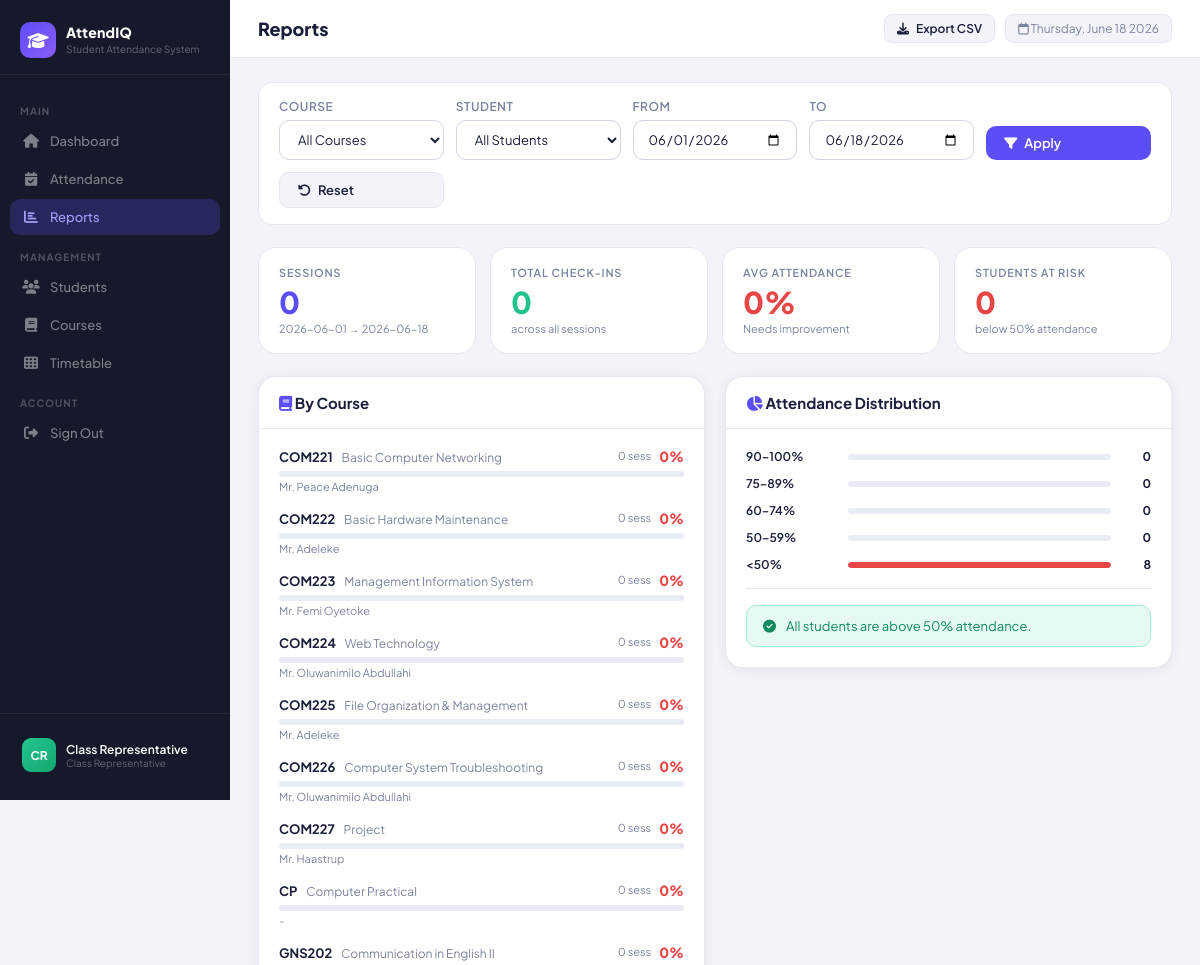
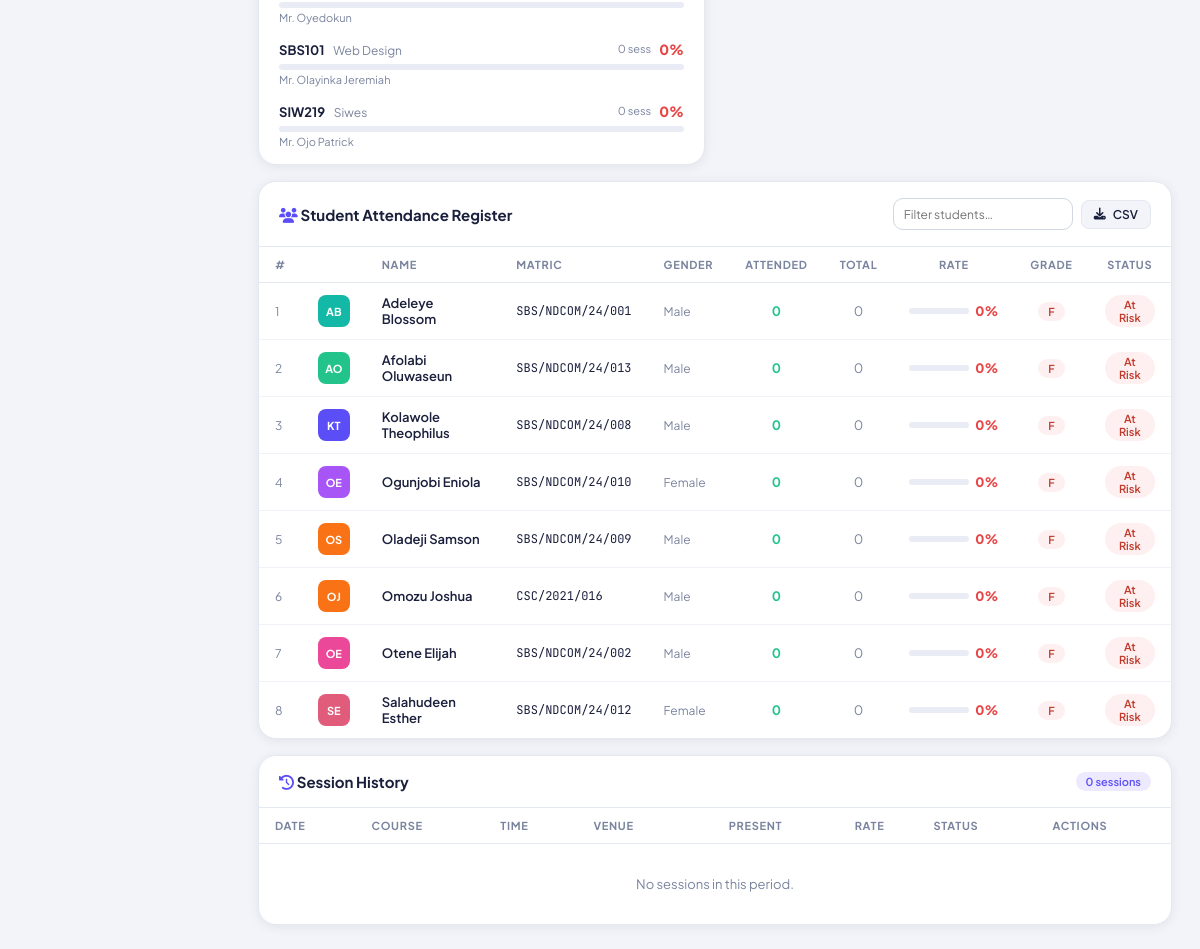
/admin/reports.php (signed in), run on the app's committed database (2 pictures, top to bottom).
### tables this page shows
CREATE TABLE `courses` (
  `id` int(11) NOT NULL,
  `code` varchar(20) NOT NULL,
  `title` varchar(120) NOT NULL,
  `units` tinyint(4) NOT NULL DEFAULT 3,
  `instructor` varchar(120) NOT NULL,
  `instructor_email` varchar(120) DEFAULT NULL,
  `semester` enum('First','Second') NOT NULL DEFAULT 'First',
  `session` varchar(12) NOT NULL DEFAULT '2024/2025',
  `is_active` tinyint(1) NOT NULL DEFAULT 1,
  `created_at` datetime DEFAULT current_timestamp()
);

CREATE TABLE `students` (
  `id` int(11) NOT NULL,
  `matric_no` varchar(40) NOT NULL,
  `full_name` varchar(120) NOT NULL,
  `email` varchar(120) DEFAULT NULL,
  `phone` varchar(20) DEFAULT NULL,
  `gender` enum('Male','Female','Other') DEFAULT 'Male',
  `is_active` tinyint(1) NOT NULL DEFAULT 1,
  `created_at` datetime DEFAULT current_timestamp()
);

### include/config.php (called while the page is built, shortened)
<?php
function initials(string $name): string {
    $parts = explode(' ', trim($name));
    $ini = '';
    foreach ($parts as $p) $ini .= strtoupper(substr($p, 0, 1));
    return substr($ini, 0, 2);
}

### admin/reports.php (the view, shortened to what this page needs)
<?php
require_once __DIR__ . '/../include/config.php';
require_once __DIR__ . '/../include/layout.php';
$db = db();
$filterCourse  = (int)($_GET['course_id'] ?? 0);
$filterStudent = (int)($_GET['student_id'] ?? 0);
$filterFrom    = $_GET['date_from'] ?? date('Y-m-01');
$filterTo      = $_GET['date_to']   ?? date('Y-m-d');
$students = $db->query('SELECT id, matric_no, full_name FROM students WHERE is_active=TRUE ORDER BY full_name')->fetchAll();
$totalStudents = $db->query('SELECT COUNT(*) FROM students WHERE is_active=TRUE')->fetchColumn();
$statSessions = $db->prepare('
    SELECT COUNT(*) FROM att_sessions s
    JOIN timetable t ON s.timetable_id=t.id
    WHERE s.session_date BETWEEN ? AND ?
    ' . ($filterCourse ? 'AND t.course_id=?' : ''));
$p = [$filterFrom, $filterTo];
$statSessions->execute($p);
$numSessions = $statSessions->fetchColumn();
$statPresence = $db->prepare('
    SELECT COUNT(*) FROM attendance a
    JOIN att_sessions s ON a.session_id=s.id
    JOIN timetable t ON s.timetable_id=t.id
    WHERE s.session_date BETWEEN ? AND ?
    ' . ($filterCourse ? 'AND t.course_id=?' : ''));
$statPresence->execute($p);
$numPresences = $statPresence->fetchColumn();
$avgRate = ($numSessions > 0 && $totalStudents > 0)
    ? round($numPresences / ($numSessions * $totalStudents) * 100)
    : 0;
$courseBreakdown = $db->prepare('
    SELECT c.id, c.code, c.title, c.instructor,
           COUNT(DISTINCT s.id) AS sessions,
           COUNT(a.id)          AS presences,
           ? AS total_students
    FROM courses c
    LEFT JOIN timetable t ON t.course_id=c.id
    LEFT JOIN att_sessions s ON s.timetable_id=t.id AND s.session_date BETWEEN ? AND ?
    LEFT JOIN attendance a ON a.session_id=s.id
    WHERE c.is_active=TRUE
    GROUP BY c.id
    ORDER BY c.code
');
$courseBreakdown->execute([$totalStudents, $filterFrom, $filterTo]);
$courseStats = $courseBreakdown->fetchAll();
$stuWhere   = '';
$stuParams2 = [$filterFrom, $filterTo];
$studentBreakdown = $db->prepare("
    SELECT st.id, st.matric_no, st.full_name, st.gender,
           COUNT(DISTINCT a.session_id) AS attended,
           (SELECT COUNT(DISTINCT s2.id) FROM att_sessions s2
            JOIN timetable t2 ON s2.timetable_id=t2.id
            WHERE s2.session_date BETWEEN ? AND ?
            " . ($filterCourse ? 'AND t2.course_id=?' : '') . "
           ) AS total_sess
    FROM students st
    LEFT JOIN attendance a ON a.student_id=st.id
    LEFT JOIN att_sessions s ON a.session_id=s.id AND s.session_date BETWEEN ? AND ?
    LEFT JOIN timetable t ON s.timetable_id=t.id
    {$stuWhere}
    WHERE st.is_active=TRUE
    GROUP BY st.id
    ORDER BY attended DESC, st.full_name
");
$finalParams = array_merge($stuParams2, [$filterFrom, $filterTo], ($filterCourse ? [$filterCourse] : []), ($filterStudent ? [$filterStudent] : []));
$studentBreakdown->execute($finalParams);
$studentStats = $studentBreakdown->fetchAll();
function rateGrade(int $pct): array {
    return ['F', 'badge-red'];
}
$colors = ['#5c4ef7','#22c48c','#3b8df9','#f5a524','#e84646','#a855f7','#e05c7a','#f97316','#14b8a6','#ec4899'];
function rColor(int $id, array $c): string { return $c[$id % count($c)]; }
?>
<form method="GET" style="background:#fff;border:1px solid var(--border);border-radius:14px;padding:16px 20px;margin-bottom:22px">
  <div style="display:grid;grid-template-columns:repeat(auto-fit,minmax(160px,1fr));gap:12px;align-items:end">
    <div class="form-group" style="margin:0">
      <label>Course</label>
      <select name="course_id">
        <option value="0">All Courses</option>
      </select>
    </div>
    <div class="form-group" style="margin:0">
      <label>Student</label>
      <select name="student_id">
        <option value="0">All Students</option>
      </select>
    </div>
    <div class="form-group" style="margin:0">
      <label>From</label>
      <input type="date" name="date_from" value="<?= $filterFrom ?>">
    </div>
    <div class="form-group" style="margin:0">
      <label>To</label>
      <input type="date" name="date_to" value="<?= $filterTo ?>">
    </div>
    <div>
      <button type="submit" class="btn btn-primary w-full"><i class="fa-solid fa-filter"></i> Apply</button>
    </div>
    <div>
      <a href="reports.php" class="btn btn-ghost w-full"><i class="fa-solid fa-rotate-left"></i> Reset</a>
    </div>
  </div>
</form>
<div class="stat-grid" style="grid-template-columns:repeat(4,1fr)">
  <div class="stat-card">
    <div class="stat-lbl">Sessions</div>
    <div class="stat-val c-brand"><?= $numSessions ?></div>
    <div class="stat-sub"><?= $filterFrom ?> → <?= $filterTo ?></div>
  </div>
  <div class="stat-card">
    <div class="stat-lbl">Total Check-ins</div>
    <div class="stat-val c-green"><?= $numPresences ?></div>
    <div class="stat-sub">across all sessions</div>
  </div>
  <div class="stat-card">
    <div class="stat-lbl">Avg Attendance</div>
    <div class="stat-val" style="color:<?= $avgRate>=70?'var(--green)':($avgRate>=50?'var(--amber)':'var(--red)') ?>"><?= $avgRate ?>%</div>
    <div class="stat-sub"><?= $avgRate>=70?'Healthy':'Needs improvement' ?></div>
  </div>
  <div class="stat-card">
    <div class="stat-lbl">Students At Risk</div>
    <?php $atRisk = count(array_filter($studentStats, fn($s)=>
        $s['total_sess']>0 && ($s['attended']/$s['total_sess'])<0.5));
    ?>
    <div class="stat-val c-red"><?= $atRisk ?></div>
    <div class="stat-sub">below 50% attendance</div>
  </div>
</div>
<div class="grid-2" style="align-items:start">
  <div class="card">
    <div class="card-header">
      <span class="card-title"><i class="fa-solid fa-book c-brand"></i> By Course</span>
    </div>
    <div style="padding:16px 20px;display:flex;flex-direction:column;gap:14px">
      <?php foreach ($courseStats as $c):
        $pct = ($c['sessions'] > 0 && $c['total_students'] > 0)
               ? round($c['presences'] / ($c['sessions'] * $c['total_students']) * 100) : 0;
        $barCol = $pct >= 70 ? 'var(--green)' : ($pct >= 50 ? 'var(--amber)' : 'var(--red)');
      ?>
      <div>
        <div style="display:flex;align-items:center;justify-content:space-between;margin-bottom:5px">
          <div>
            <span style="font-weight:700;font-size:13px"><?= htmlspecialchars($c['code']) ?></span>
            <span style="font-size:12px;color:var(--muted);margin-left:6px"><?= htmlspecialchars($c['title']) ?></span>
          </div>
          <div style="display:flex;align-items:center;gap:8px">
            <span style="font-size:11px;color:var(--muted)"><?= $c['sessions'] ?> sess</span>
            <span style="font-weight:800;font-size:14px;color:<?= $barCol ?>"><?= $pct ?>%</span>
          </div>
        </div>
        <div class="progress-bar-wrap">
        </div>
        <div style="font-size:11px;color:var(--muted);margin-top:3px"><?= htmlspecialchars($c['instructor']) ?></div>
      </div>
      <?php endforeach; ?>
    </div>
  </div>
  <div class="card">
    <div class="card-header">
      <span class="card-title"><i class="fa-solid fa-chart-pie c-brand"></i> Attendance Distribution</span>
    </div>
    <div style="padding:20px">
      <?php
      $brackets = ['90–100%'=>0,'75–89%'=>0,'60–74%'=>0,'50–59%'=>0,'<50%'=>0];
      foreach ($studentStats as $s) {
          $r = $s['total_sess']>0 ? ($s['attended']/$s['total_sess']*100) : 0;
          if     ($r >= 90) $brackets['90–100%']++;
          elseif ($r >= 75) $brackets['75–89%']++;
          elseif ($r >= 60) $brackets['60–74%']++;
          elseif ($r >= 50) $brackets['50–59%']++;
          else              $brackets['<50%']++;
      }
      $bColors = ['#22c48c','#3b8df9','#5c4ef7','#f5a524','#e84646'];
      $bi = 0;
      foreach ($brackets as $label => $count):
          $bPct = count($studentStats) > 0 ? round($count/count($studentStats)*100) : 0;
      ?>
      <div style="display:flex;align-items:center;gap:12px;margin-bottom:12px">
        <div style="width:90px;font-size:12px;font-weight:600;color:var(--text)"><?= $label ?></div>
        <div class="progress-bar-wrap">
          <div class="progress-bar" style="width:<?= $bPct ?>%;background:<?= $bColors[$bi] ?>"></div>
        </div>
        <div style="font-size:12px;font-weight:700;min-width:28px;text-align:right"><?= $count ?></div>
      </div>
      <?php $bi++; endforeach; ?>
      <div class="divider"></div>
      <?php if ($atRisk > 0): ?>
      <div class="alert alert-error" style="margin:0">
        <i class="fa-solid fa-triangle-exclamation"></i>
        <div><strong><?= $atRisk ?> student<?= $atRisk>1?'s are':' is' ?> at risk</strong> — below 50% attendance. Review the table below.</div>
      </div>
      <?php else: ?>
      <div class="alert alert-success" style="margin:0">
        <i class="fa-solid fa-circle-check"></i> All students are above 50% attendance.
      </div>
      <?php endif; ?>
    </div>
  </div>
</div>
<div class="card mt-4">
  <div class="card-header">
    <span class="card-title"><i class="fa-solid fa-users c-brand"></i> Student Attendance Register</span>
    <div style="display:flex;gap:8px;align-items:center">
      <input id="stu-search" placeholder="Filter students…" style="width:180px;padding:6px 10px;font-size:12px;height:32px"
             oninput="filterTable(this.value)">
      <a href="?export=1&course_id=<?= $filterCourse ?>&date_from=<?= $filterFrom ?>&date_to=<?= $filterTo ?>"
         class="btn btn-ghost btn-sm"><i class="fa-solid fa-download"></i> CSV</a>
    </div>
  </div>
  <div class="table-wrap">
    <table id="stu-table">
      <thead>
        <tr>
          <th>#</th><th></th><th>Name</th><th>Matric</th><th>Gender</th>
          <th style="text-align:center">Attended</th>
          <th style="text-align:center">Total</th>
          <th style="text-align:center">Rate</th>
          <th style="text-align:center">Grade</th>
          <th style="text-align:center">Status</th>
        </tr>
      </thead>
      <tbody>
        <?php foreach ($studentStats as $idx => $s):
          $rate = $s['total_sess'] > 0 ? round($s['attended'] / $s['total_sess'] * 100) : 0;
          [$grade, $gradeBadge] = rateGrade($rate);
          $rateColor = $rate >= 70 ? 'var(--green)' : ($rate >= 50 ? 'var(--amber)' : 'var(--red)');
          $col = rColor((int)$s['id'], $colors);
          $statusBadge = $rate >= 75 ? 'badge-green' : ($rate >= 50 ? 'badge-amber' : 'badge-red');
          $statusLabel = $rate >= 75 ? 'Good' : ($rate >= 50 ? 'Warning' : 'At Risk');
        ?>
        <tr data-name="<?= strtolower(htmlspecialchars($s['full_name'])) ?>"
            data-matric="<?= strtolower(htmlspecialchars($s['matric_no'])) ?>">
          <td class="text-muted text-sm"><?= $idx+1 ?></td>
          <td><div class="av av-sm" style="background:<?= $col ?>"><?= initials($s['full_name']) ?></div></td>
          <td style="font-weight:600"><?= htmlspecialchars($s['full_name']) ?></td>
          <td class="mono"><?= htmlspecialchars($s['matric_no']) ?></td>
          <td style="color:var(--muted);font-size:12px"><?= $s['gender'] ?></td>
          <td style="text-align:center;font-weight:700;color:var(--green)"><?= $s['attended'] ?></td>
          <td style="text-align:center;color:var(--muted)"><?= $s['total_sess'] ?></td>
          <td style="text-align:center">
            <div style="display:flex;align-items:center;justify-content:center;gap:6px">
              <div class="progress-bar-wrap" style="width:60px">
              </div>
              <span style="font-weight:800;font-size:13px;color:<?= $rateColor ?>"><?= $rate ?>%</span>
            </div>
          </td>
          <td style="text-align:center"><span class="badge <?= $gradeBadge ?>"><?= $grade ?></span></td>
          <td style="text-align:center"><span class="badge <?= $statusBadge ?>"><?= $statusLabel ?></span></td>
        </tr>
        <?php endforeach; ?>
      </tbody>
    </table>
  </div>
</div>
<div class="card mt-4">
  <div class="card-header">
    <span class="card-title"><i class="fa-solid fa-clock-rotate-left c-brand"></i> Session History</span>
    <span class="badge badge-brand"><?= $numSessions ?> sessions</span>
  </div>
  <div class="table-wrap">
    <?php
    $histParams = [$filterFrom, $filterTo];
    $histWhere  = '';
    $histStmt = $db->prepare("
        SELECT s.*, c.code, c.title, t.start_time, t.end_time, t.venue,
               COUNT(a.id) AS present_count
        FROM att_sessions s
        JOIN timetable t ON s.timetable_id=t.id
        JOIN courses c ON t.course_id=c.id
        LEFT JOIN attendance a ON a.session_id=s.id
        WHERE s.session_date BETWEEN ? AND ? {$histWhere}
        GROUP BY s.id
        ORDER BY s.session_date DESC, t.start_time DESC
        LIMIT 80
    ");
    $histStmt->execute($histParams);
    $sessions = $histStmt->fetchAll();
    ?>
    <table>
      <thead>
        <tr><th>Date</th><th>Course</th><th>Time</th><th>Venue</th>
            <th style="text-align:center">Present</th>
            <th style="text-align:center">Rate</th>
            <th>Status</th><th>Actions</th></tr>
      </thead>
      <tbody>
        <?php if (empty($sessions)): ?>
          <tr><td colspan="8" class="empty-state" style="padding:32px;text-align:center;color:var(--muted)">No sessions in this period.</td></tr>
        <?php endif; ?>
      </tbody>
    </table>
  </div>
</div>

### data on the page
courses: code "COM221", title "Basic Computer Networking", sessions "0", pct "0", instructor "Mr. Peace Adenuga"
courses: code "COM222", title "Basic Hardware Maintenance", sessions "0", pct "0", instructor "Mr. Adeleke"
courses: code "COM223", title "Management Information System", sessions "0", pct "0", instructor "Mr. Femi Oyetoke"
courses: code "COM224", title "Web Technology", sessions "0", pct "0", instructor "Mr. Oluwanimilo Abdullahi"
courses: code "COM225", title "File Organization & Management", sessions "0", pct "0", instructor "Mr. Adeleke"
courses: code "COM226", title "Computer System Troubleshooting", sessions "0", pct "0", instructor "Mr. Oluwanimilo Abdullahi"
courses: code "COM227", title "Project", sessions "0", pct "0", instructor "Mr. Haastrup"
courses: code "CP", title "Computer Practical", sessions "0", pct "0", instructor "-"
courses: code "GNS202", title "Communication in English II", sessions "0", pct "0", instructor "Mr. Oyedokun"
courses: code "SBS101", title "Web Design", sessions "0", pct "0", instructor "Mr. Olayinka Jeremiah"
courses: code "SIW219", title "Siwes", sessions "0", pct "0", instructor "Mr. Ojo Patrick"
students: full_name "AB", full_name "Adeleye Blossom", matric_no "SBS/NDCOM/24/001", gender "Male", attended "0", total_sess "0", rate "0", grade "F", statusLabel "At Risk"
students: full_name "AO", full_name "Afolabi Oluwaseun", matric_no "SBS/NDCOM/24/013", gender "Male", attended "0", total_sess "0", rate "0", grade "F", statusLabel "At Risk"
students: full_name "KT", full_name "Kolawole Theophilus", matric_no "SBS/NDCOM/24/008", gender "Male", attended "0", total_sess "0", rate "0", grade "F", statusLabel "At Risk"
students: full_name "OE", full_name "Ogunjobi Eniola", matric_no "SBS/NDCOM/24/010", gender "Female", attended "0", total_sess "0", rate "0", grade "F", statusLabel "At Risk"
students: full_name "OS", full_name "Oladeji Samson", matric_no "SBS/NDCOM/24/009", gender "Male", attended "0", total_sess "0", rate "0", grade "F", statusLabel "At Risk"
students: full_name "OJ", full_name "Omozu Joshua", matric_no "CSC/2021/016", gender "Male", attended "0", total_sess "0", rate "0", grade "F", statusLabel "At Risk"
students: full_name "OE", full_name "Otene Elijah", matric_no "SBS/NDCOM/24/002", gender "Male", attended "0", total_sess "0", rate "0", grade "F", statusLabel "At Risk"
students: full_name "SE", full_name "Salahudeen Esther", matric_no "SBS/NDCOM/24/012", gender "Female", attended "0", total_sess "0", rate "0", grade "F", statusLabel "At Risk"

### other printed values
$repName "Class Representative"
$title "Reports"
$buttons "Export CSV"
$numSessions "0"
$numPresences "0"
$avgRate "0"
$atRisk "0"
$label "90–100%"
$count "0"
$label "75–89%"
$label "60–74%"
$label "50–59%"
$label "<50%"
$count "8"
